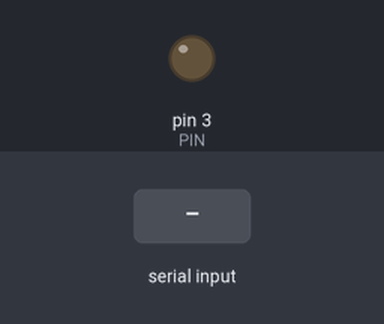
Bench run of a sketch on a simulated Arduino Uno, built with avr-gcc and run on an emulated ATmega328P. Parts: output pins drawn as LEDs (lit = HIGH). The test bench sets the inputs (shaded band). What the sketch prints to the serial monitor is not drawn.

Above: at 1.2 s.
1.3 s: "90,45\n" received over Serial
At 2.5 s:
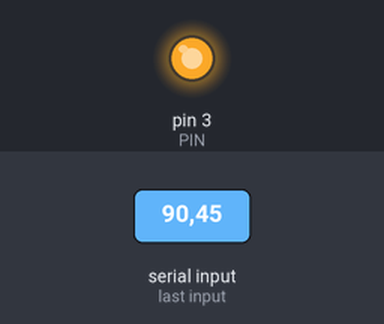
2.8 s: "30,150\n" received over Serial
At 3.1 s:
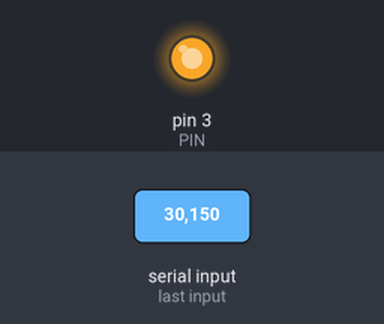
4.3 s: "200\n" received over Serial
At 4.8 s:
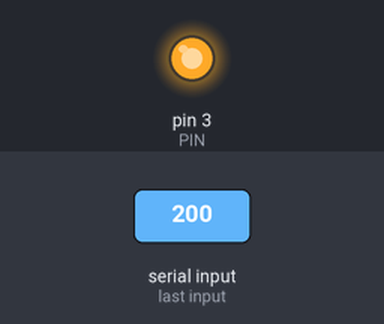
5.8 s: "5\n" received over Serial
At 7.0 s:
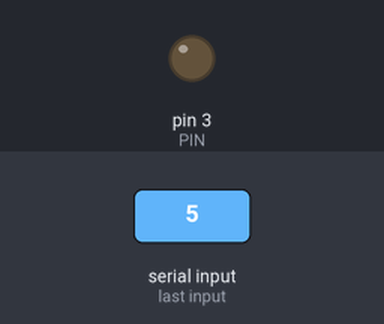
7.3 s: "90\n" received over Serial
At 8.3 s:
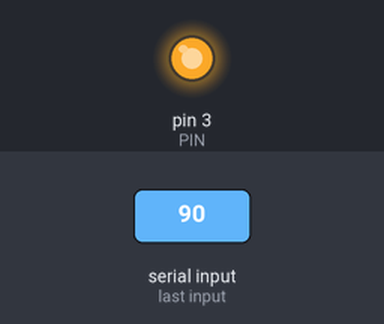
Timing chart, 0 to 9.8 s (numbered marks = the images above; inputs shaded):
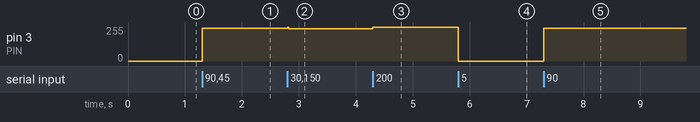

The sketch:

main.ino
```cpp
/*
 * enter a number from serial monitor (0-10 end
 * with terminate char)
 * the motor will response (0-100% power)
 * Note: max input char: 3 incl. terminate char
 */

const int PIN = 3;
const int ANALOG_MIN = 0;
const int ANALOG_MAX = 255;
const int TERMINATE_CHAR = 'e';

char ibf[4];
int i;
bool isReady;

void setReady() {
  ibf[i]='\0';
  isReady=true;
}

void reset() {
  i=0;
  isReady=false;
}

void setup() {
  // put your setup code here, to run once:
  Serial.begin(57600);
  Serial.println("Start");
  analogWrite(PIN,
    map(0, 0, 100, ANALOG_MIN, ANALOG_MAX));

  reset();
}

void loop() {
  // put your main code here, to run repeatedly:
  if (Serial.available()>0) {
    if (i<3) {
      int bf = Serial.read();
      Serial.print("RAW:");
      Serial.print(bf, HEX);
      Serial.print(", ");
      if (bf==TERMINATE_CHAR) { // match 'e'
        setReady();
      }
      else {
        ibf[i++]=bf;
      }
    }
    else {
      setReady();
    }
  }

  if (isReady) {
    Serial.println("");
    Serial.println("bytes:");
    Serial.print(ibf[0], HEX);
    Serial.print(", ");
    Serial.print(ibf[1], HEX);
    Serial.print(", ");
    Serial.print(ibf[2], HEX);
    Serial.print(", ");
    Serial.println(ibf[3], HEX);

    int power = atoi(ibf) * 10;
    if (power<0 and power>100)
      power=0;
    int ana = map(power, 0, 100, ANALOG_MIN, ANALOG_MAX);

    Serial.println("I/O:");
    Serial.print(power, DEC);
    Serial.print(", ");
    Serial.println(ana, DEC);
    Serial.println("");
    analogWrite(PIN, ana);

    //reset the count
    reset();
  }
}
```

Measured:
- after the input at 1.3 s, pin 3 (PIN): 0/255 → 247/255 at once
- after the input at 2.8 s, pin 3 (PIN): 247/255 → 241/255 at once
- after the input at 4.3 s, pin 3 (PIN): 241/255 → 254/255 at once
- after the input at 5.8 s, pin 3 (PIN): 254/255 → 0/255 at once
- after the input at 7.3 s, pin 3 (PIN): 0/255 → 247/255 at once
